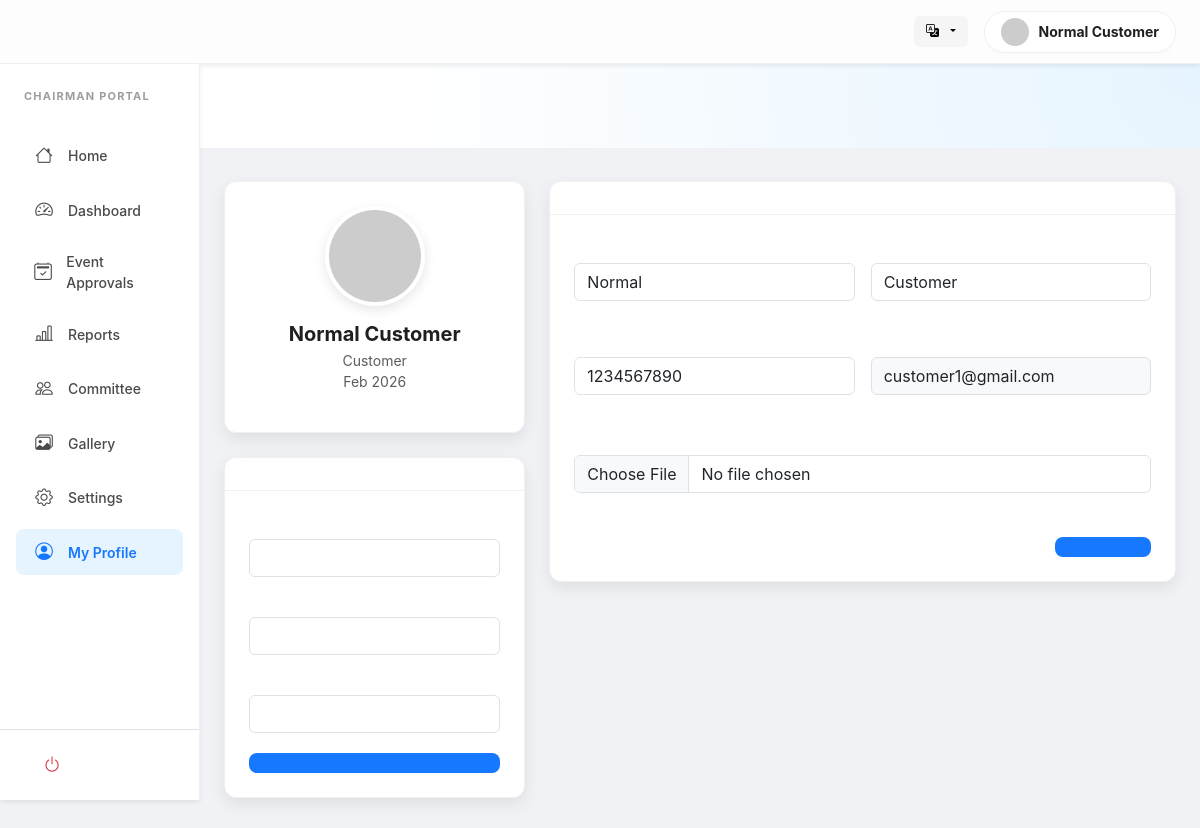
/users/chairman/profile.php (signed in), run on the app's committed database.
### tables this page shows
CREATE TABLE `users` (
  `id` int(11) NOT NULL,
  `first_name` varchar(100) NOT NULL,
  `last_name` varchar(100) DEFAULT NULL,
  `phone` varchar(20) DEFAULT NULL,
  `photo` varchar(255) DEFAULT NULL,
  `email` varchar(150) NOT NULL,
  `password` varchar(255) NOT NULL,
  `created_at` timestamp NOT NULL DEFAULT current_timestamp(),
  `updated_at` timestamp NOT NULL DEFAULT current_timestamp() ON UPDATE current_timestamp()
);

### includes/lang.php (called while the page is built, shortened)
<?php
$lang = $_SESSION['lang']
    ?? $_COOKIE['lang']
    ?? 'en';

### includes/user_avatar.php (called while the page is built, shortened)
<?php
function get_user_avatar_url(string $uploadsPrefix = ''): string
{
    $name = trim($_SESSION['user_name'] ?? 'User');
    return 'https://ui-avatars.com/api/?name=' . urlencode($name ?: 'User') . '&background=random';
}

### users/chairman/profile.php (the view, shortened to what this page needs)
<?php
require __DIR__ . '/../../config/db.php';
require __DIR__ . '/../../includes/lang.php';
require __DIR__ . '/../../includes/user_avatar.php';
$uid = (int) $_SESSION['user_id'];
$availableRoles = $_SESSION['roles'] ?? [];
$primaryRole = $_SESSION['primary_role'] ?? ($availableRoles[0] ?? 'customer');
$loggedInUserPhoto = get_user_avatar_url('../../');
$user = mysqli_fetch_assoc(mysqli_query($con, "SELECT * FROM users WHERE id='$uid' LIMIT 1"));
$userPhotoUrl = !empty($user['photo'])
    ? '../../uploads/users/' . basename($user['photo'])
    : 'https://ui-avatars.com/api/?name=' . urlencode($user['first_name'] . ' ' . $user['last_name']) . '&background=random';
?>
<!DOCTYPE html>
<html lang="<?= $lang ?>">
<head>
    <link href="https://cdn.jsdelivr.net/npm/bootstrap@5.3.0/dist/css/bootstrap.min.css" rel="stylesheet">
    <link rel="stylesheet" href="https://cdn.jsdelivr.net/npm/bootstrap-icons@1.10.5/font/bootstrap-icons.css">
</head>
<body>
    <header class="ant-header shadow-sm">
        <div class="container-fluid px-4 d-flex align-items-center justify-content-between">
            <div class="d-flex align-items-center gap-3">
                <div class="dropdown">
                    <button class="lang-btn dropdown-toggle" type="button" data-bs-toggle="dropdown">
                        <i class="bi bi-translate me-1"></i>
                    </button>
                </div>
                <div class="user-pill">
                    <img src="<?= htmlspecialchars($loggedInUserPhoto) ?>" class="rounded-circle" width="28" height="28"
                        style="object-fit: cover;">
                    <span
                        class="small fw-bold d-none d-md-inline"><?= htmlspecialchars($_SESSION['user_name']) ?></span>
                </div>
            </div>
        </div>
    </header>
    <div class="container-fluid">
        <div class="row">
            <?php include 'sidebar.php'; ?>
            <main class="col-lg-10 p-0">
                <div class="dashboard-hero">
                </div>
                <div class="px-4 pb-5">
                    <div class="row g-4">
                        <div class="col-lg-4">
                            <div class="ant-card text-center">
                                <div class="ant-card-body">
                                    <div class="profile-wrap mb-3">
                                        <img src="<?= htmlspecialchars($userPhotoUrl) ?>" class="profile-avatar"
                                            alt="Profile">
                                    </div>
                                    <h5 class="fw-bold mb-1">
                                        <?= htmlspecialchars($user['first_name'] . ' ' . $user['last_name']) ?>
                                    </h5>
                                    <p class="text-muted small mb-0">
                                        <?= htmlspecialchars(ucwords(str_replace('_', ' ', $primaryRole))) ?>
                                    </p>
                                    <p class="text-muted small">
                                        <?= date("M Y", strtotime($user['created_at'])) ?>
                                    </p>
                                </div>
                            </div>
                            <div class="ant-card">
                                <div class="ant-card-head"><?php echo $t['change_password']; ?></div>
                                <div class="ant-card-body">
                                    <form method="POST" class="needs-validation" novalidate>
                                        <div class="mb-3">
                                            <input type="password" name="current_password" class="form-control"
                                                required>
                                        </div>
                                        <div class="mb-3">
                                            <input type="password" name="new_password" class="form-control" required
                                                minlength="6">
                                        </div>
                                        <div class="mb-3">
                                            <input type="password" name="confirm_password" class="form-control"
                                                required>
                                        </div>
                                        <button type="submit" name="change_password" class="btn btn-primary w-100">
                                        </button>
                                    </form>
                                </div>
                            </div>
                        </div>
                        <div class="col-lg-8">
                            <div class="ant-card">
                                <div class="ant-card-head"><?php echo $t['personal_information']; ?></div>
                                <div class="ant-card-body">
                                    <form method="POST" enctype="multipart/form-data" class="needs-validation"
                                        novalidate>
                                        <div class="row g-3">
                                            <div class="col-md-6 mb-3">
                                                <input type="text" name="first_name" class="form-control"
                                                    value="<?= htmlspecialchars($user['first_name']) ?>" required>
                                            </div>
                                            <div class="col-md-6 mb-3">
                                                <input type="text" name="last_name" class="form-control"
                                                    value="<?= htmlspecialchars($user['last_name']) ?>" required>
                                            </div>
                                            <div class="col-md-6 mb-3">
                                                <input type="tel" name="phone" class="form-control" pattern="[0-9]{10}"
                                                    value="<?= htmlspecialchars($user['phone']) ?>" required>
                                            </div>
                                            <div class="col-md-6 mb-3">
                                                <input type="email" class="form-control bg-light"
                                                    value="<?= htmlspecialchars($user['email']) ?>" readonly>
                                            </div>
                                            <div class="col-12 mb-3">
                                                <input type="file" name="photo" class="form-control" accept="image/*">
                                            </div>
                                        </div>
                                        <div class="d-flex justify-content-end mt-4">
                                            <button type="submit" name="update_details" class="btn btn-primary px-5">
                                            </button>
                                        </div>
                                    </form>
                                </div>
                            </div>
                        </div>
                    </div>
                </div>
            </main>
        </div>
    </div>
</body>
</html>

### css/sidebar.css (style rules this page uses)
:root { --sb-width: 280px; --sb-bg: #ffffff; --sb-hover-bg: #f3f3f3; --sb-active-bg: #e6f4ff; --sb-active-text: #1677ff; --sb-text: #4a4a4a; --sb-text-hover: #000000; --sb-border-color: #f0f0f0; --sb-radius: 8px; --sb-transition: all 0.25s ease-in-out; --sb-top-offset: 0px; }

### users/chairman/profile.php (style rules this page uses)
:root { --ant-primary: #1677ff; --ant-primary-hover: #4096ff; --ant-bg-layout: #f0f2f5; --ant-border-color: #f0f0f0; --ant-text: rgba(0, 0, 0, 0.88); --ant-text-sec: rgba(0, 0, 0, 0.45); --ant-radius: 12px; --ant-shadow: 0 6px 16px 0 rgba(0, 0, 0, 0.08); }
body { font-family: -apple-system, BlinkMacSystemFont, 'Segoe UI', Roboto, sans-serif; background-color: var(--ant-bg-layout); color: var(--ant-text); -webkit-user-select: none; user-select: none; }
input, textarea, select { -webkit-user-select: text; user-select: text; }
.ant-header { background: rgba(255, 255, 255, 0.85); backdrop-filter: blur(12px); height: 64px; display: flex; align-items: center; border-bottom: 1px solid var(--ant-border-color); position: sticky; top: 0; z-index: 1000; }
.user-pill { background: #fff; padding: 6px 16px; border-radius: 50px; border: 1px solid var(--ant-border-color); display: flex; align-items: center; gap: 10px; box-shadow: 0 2px 4px rgba(0, 0, 0, 0.02); }
.lang-btn { border: none; background: #f5f5f5; font-size: 13px; font-weight: 600; padding: 6px 12px; border-radius: 6px; transition: 0.2s; }
.dashboard-hero { background: radial-gradient(circle at top right, #e6f4ff 0%, #ffffff 80%); padding: 40px 32px; border-bottom: 1px solid var(--ant-border-color); margin-bottom: 32px; }
.ant-card { background: #fff; border: 1px solid var(--ant-border-color); border-radius: var(--ant-radius); box-shadow: var(--ant-shadow); overflow: hidden; margin-bottom: 24px; }
.ant-card-head { padding: 16px 24px; border-bottom: 1px solid var(--ant-border-color); font-weight: 700; font-size: 16px; }
.ant-card-body { padding: 24px; }
.profile-avatar { width: 100px; height: 100px; object-fit: cover; border-radius: 50%; border: 4px solid #fff; background-color: #fff; box-shadow: 0 4px 12px rgba(0, 0, 0, 0.1); }
.profile-wrap { position: relative; display: inline-block; }
.btn-primary { background: var(--ant-primary); border: none; padding: 10px 24px; border-radius: 8px; font-weight: 600; transition: 0.3s; }

### users/chairman/sidebar.php (style rules this page uses)
:root { --sb-top-offset: 64px; --sb-active-text: #1677ff; --sb-active-bg: #e6f4ff; }

### data on the page
users: first_name+last_name "Normal Customer", created_at "Feb 2026", first_name "Normal", last_name "Customer", phone "1234567890", email "customer1@gmail.com"

### other printed values
$_SESSION['user_name'] "Normal Customer"
$t['chairman_portal'] "CHAIRMAN PORTAL"
$t['home'] "Home"
$t['dashboard'] "Dashboard"
$t['event_approvals'] "Event Approvals"
$t['reports'] "Reports"
$t['committee'] "Committee"
$t['gallery'] "Gallery"
$t['settings'] "Settings"
$t['my_profile'] "My Profile"
str_replace('_', ' ', $primaryRole) "Customer"
